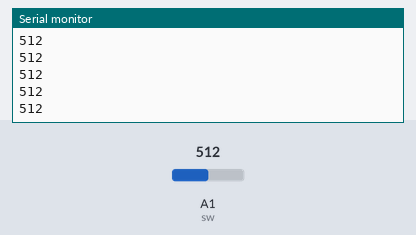
Simulated run of this sketch. Board: Arduino Uno, built with avr-gcc and run on an emulated ATmega328P. Parts: the last lines printed to the serial monitor. The inputs (shaded band) are chosen by the test bench; at power-on: A1 (sw) = 512.

Above: at 1.2 s.
1.3 s: A1 (sw) set to 716
At 2.2 s:
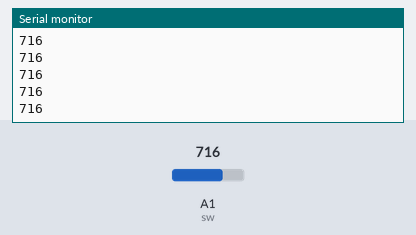
2.8 s: A1 (sw) set to 900
At 3.8 s:
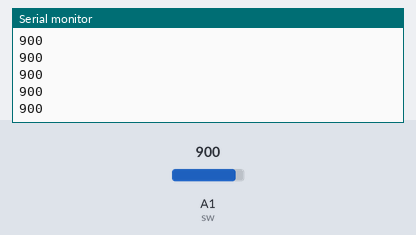
Timing chart, 0 to 5.8 s (numbered marks = the images above; inputs shaded):
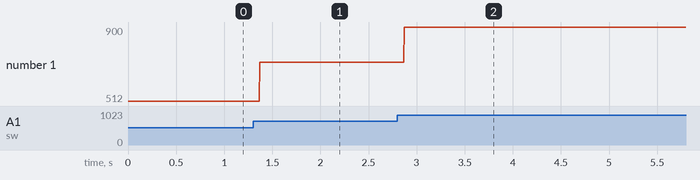

The sketch:

tilt_sw_testing.ino
```cpp
const int sw = 1;

void setup() {
  pinMode(sw, INPUT);
  Serial.begin(9600);
}

void loop() {
  int i;
  while(1){
    i = analogRead(sw);
    Serial.println(i);
  }
}
```

Measured:
- after the input at 1.3 s, the serial monitor: prints a new line after 0.07 s (image 1)
- after the input at 2.8 s, the serial monitor: prints a new line after 0.07 s (image 2)
- plotted number 1: 512 → 716 after the input at 1.3 s, 716 → 900 after the input at 2.8 s
